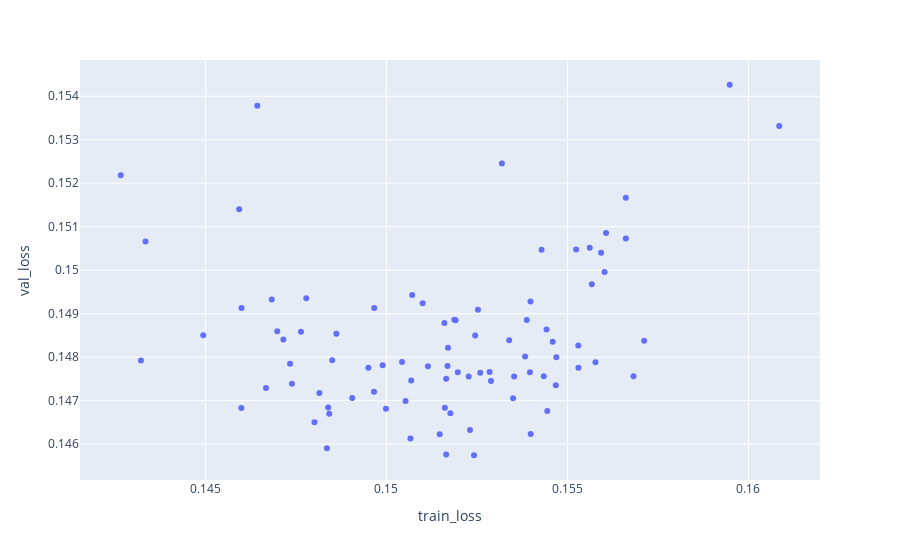

Notebook cell for this chart:
### Code cell
px.scatter(final, x='train_loss', y='val_loss')
